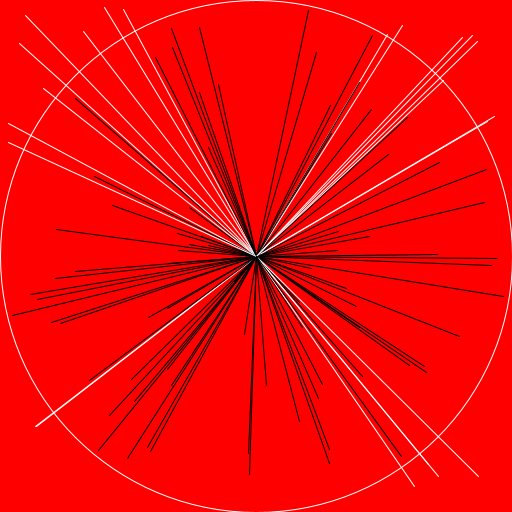
Frame 1 (no input)
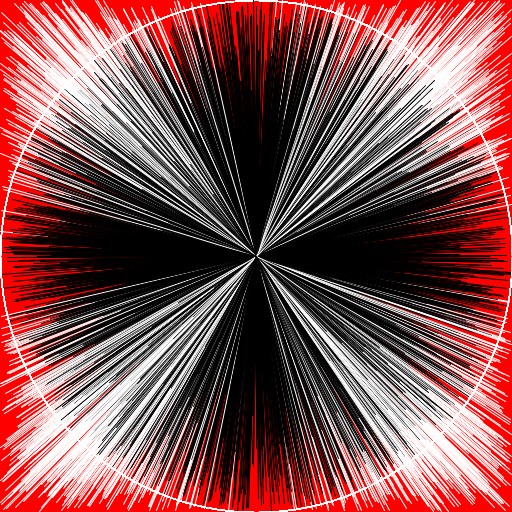
Frame 60 (the mouse pressed at the canvas centre just before this capture)
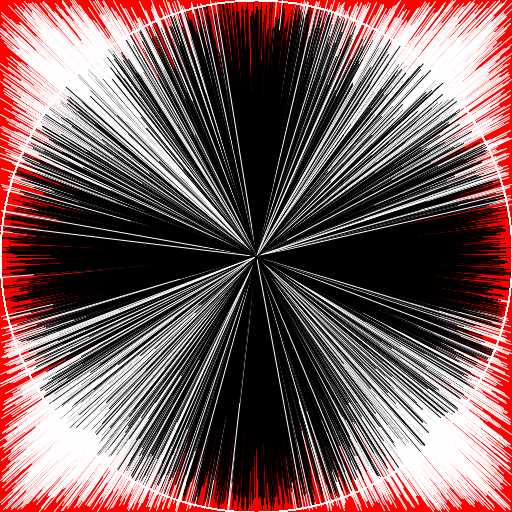
Frame 120 (the mouse held since frame 60 and released just before this capture)

The Processing sketch that drew these frames (run headless with seeded random() and noise(); from frame 60 on, the mouse is pressed at the canvas centre):

// Processing sketch: CalculatePi
// ── CalculatePi.pde
float points = 0;
float pointsInCircle = 0;

void setup() {
  size(512, 512);
  background(255, 0, 0);
}
void draw() {
  noFill();
  stroke(255);
  strokeWeight(1);
  circle(width/2, height/2, width);
  
  for(int i=0; i<100; i++) {
    float randX = random(1) * width;
    float randY = random(1) * height;
  
    if(dist(randX, randY, width/2, height/2) > width/2) {
      stroke(255,255,255);
    } else {
      stroke(0,0,0);
      pointsInCircle++;
    }
    
    points++;
    
    line(width/2, height/2, randX, randY);
  }
  
  print(pointsInCircle/points*4 + "\n");
}
